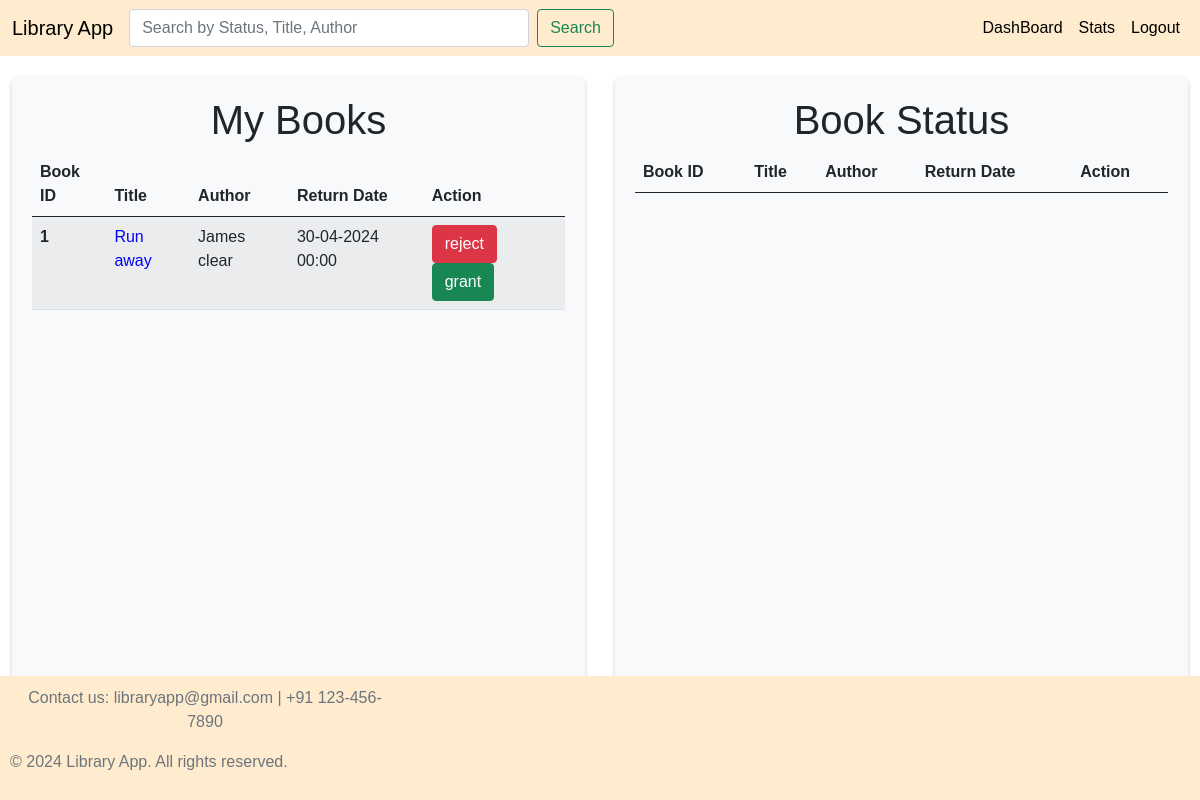
Screenshot of /book_request (signed in) with the database file from the repository.
### model.py (models this page shows)
class Book(db.Model):
    id = db.Column(db.Integer, primary_key=True, autoincrement=True, nullable=False)
    title = db.Column(db.String(100), nullable=False, unique=True)
    author = db.Column(db.String(100), nullable=False)
    content=db.Column(db.String, nullable=False)
    section_id = db.Column(db.Integer, db.ForeignKey('section.id'), nullable=False)
    date_issued=db.Column(db.DateTime, default=datetime.now(), nullable=False)
    date_return=db.Column(db.DateTime, nullable=False)

class BookRequest(db.Model):
    id = db.Column(db.Integer, primary_key=True, autoincrement=True, nullable=False)
    user_id = db.Column(db.Integer, db.ForeignKey('user.id'), nullable=False)
    book_id = db.Column(db.Integer, db.ForeignKey('book.id'), nullable=False)
    date_requested=db.Column(db.DateTime, default=datetime.now(), nullable=False)
    date_return=db.Column(db.DateTime, nullable=False)
    status=db.Column(db.String, nullable=False)
    user=db.relationship('User', backref='bookrequest', lazy=True)
    book=db.relationship('Book', backref='bookrequest', lazy=True)

### app.py (the view, shortened to what this page needs)
@app.route('/book_request', methods=['GET', 'POST'])
@login_required
def book_requests():
    user_id=current_user.id
    requests=BookRequest.query.join(Book).filter(Book.section_id==Section.id,Section.user_id==user_id).all()
    return render_template('book_request.html',requests=requests)

### app.py (called while the page is built)
@login_manager.user_loader
def load_user(user_id):
    return User.query.get(int(user_id))

### templates/book_request.html (shortened to what this page needs)
<!DOCTYPE html>
<html lang="en">
  <head>
    <link
      href="https://cdn.jsdelivr.net/npm/bootstrap@5.0.2/dist/css/bootstrap.min.css"
      rel="stylesheet"
    />
    <link rel="stylesheet" href="/static/styles.css" />
  </head>
  <body>
    <nav
      class="navbar navbar-expand-lg"
      style="background-color: blanchedalmond"
    >
      <div class="container-fluid">
        <a class="navbar-brand" href="/" style="color: black">Library App</a>
        <form class="d-flex" action="/book_request" method="post">
          <input
            class="form-control me-2"
            type="search"
            name="query"
            placeholder="Search by Status, Title, Author"
            style="width: 400px"
            aria-label="Search"
          />
          <button class="btn btn-outline-success" type="submit">Search</button>
        </form>
        <div class="collapse navbar-collapse" id="navbarSupportedContent">
          <ul class="navbar-nav ms-auto mb-2 mb-lg-0">
            <li class="nav-item">
              <a
                class="nav-link active"
                href="/librarian_home"
                style="color: black"
                >DashBoard</a
              >
            </li>
            <li class="nav-item">
              <a
                class="nav-link active"
                href="/librarian_stats"
                style="color: black"
                >Stats</a
              >
            </li>
            <li class="nav-item">
              <a class="nav-link active" href="/logout" style="color: black"
                >Logout</a
              >
            </li>
          </ul>
        </div>
      </div>
    </nav>
    <div class="container-fluid">
      <div style="display: flex; justify-content: space-between; gap: 30px">
        <div class="table-box">
          <h1 class="text-center">My Books</h1>
          <table class="table table-striped">
            <thead>
              <tr>
                <th scope="col">Book ID</th>
                <th scope="col">Title</th>
                <th scope="col">Author</th>
                <th scope="col">Return Date</th>
                <th scope="col">Action</th>
              </tr>
            </thead>
            <tbody>
              {% for request in requests %} {% set book = request.book %} {% if
              request.status=='pending' %}
              <tr>
                <th scope="row">{{ book.id }}</th>
                <td onclick="openModal('{{ request.id }}')" style="color: blue">
                  {{ book.title }}
                </td>
                <td>{{ book.author }}</td>
                <td>{{ request.date_return.strftime('%d-%m-%Y %H:%M') }}</td>
                <td>
                  <button
                    class="btn btn-danger"
                    onclick="window.location.href='/reject_request/{{request.id}}'"
                  >
                    reject
                  </button>
                  <button
                    class="btn btn-success"
                    onclick="window.location.href='/approve_request/{{request.id}}'"
                  >
                    grant
                  </button>
                </td>
              </tr>
              {% endif %} {% endfor %}
            </tbody>
          </table>
        </div>
        <div class="table-box">
          <h1 class="text-center">Book Status</h1>
          <table class="table table-striped">
            <thead>
              <tr>
                <th scope="col">Book ID</th>
                <th scope="col">Title</th>
                <th scope="col">Author</th>
                <th scope="col">Return Date</th>
                <th scope="col">Action</th>
              </tr>
            </thead>
          </table>
        </div>
      </div>
    </div>
    <div class="footer">
      <div
        style="
          background-color: blanchedalmond;
          padding: 10px;
          position: absolute;
          bottom: 0;
          width: 100%;
        "
      >
        <p
          class="text-center text-muted"
          style="display: inline-block; margin-right: 800px; margin-left: 10px"
        >
          Contact us: libraryapp@gmail.com | +91 123-456-7890
        </p>
        <p class="text-center text-muted" style="display: inline-block">
          © 2024 Library App. All rights reserved.
        </p>
      </div>
    </div>
  </body>
</html>

### static/styles.css (style rules this page uses)
* { margin: 0; padding: 0; box-sizing: border-box; font-family: sans-serif; }
html { height: 100%; box-sizing: border-box; }
body { overflow-x: hidden; position: relative; min-height: 100%; box-sizing: inherit; padding-bottom: 5rem; }
.table-box { margin-top: 20px; padding: 20px; background-color: #f8f9fa; border-radius: 8px; height: 80vh; box-shadow: 0 2px 4px rgba(0, 0, 0, 0.2); width: 80%; overflow-y: scroll; }

### rows the page displays
BookRequest: date_return "30-04-2024 00:00"
Book: id "1", title "Run away", author "James clear"
